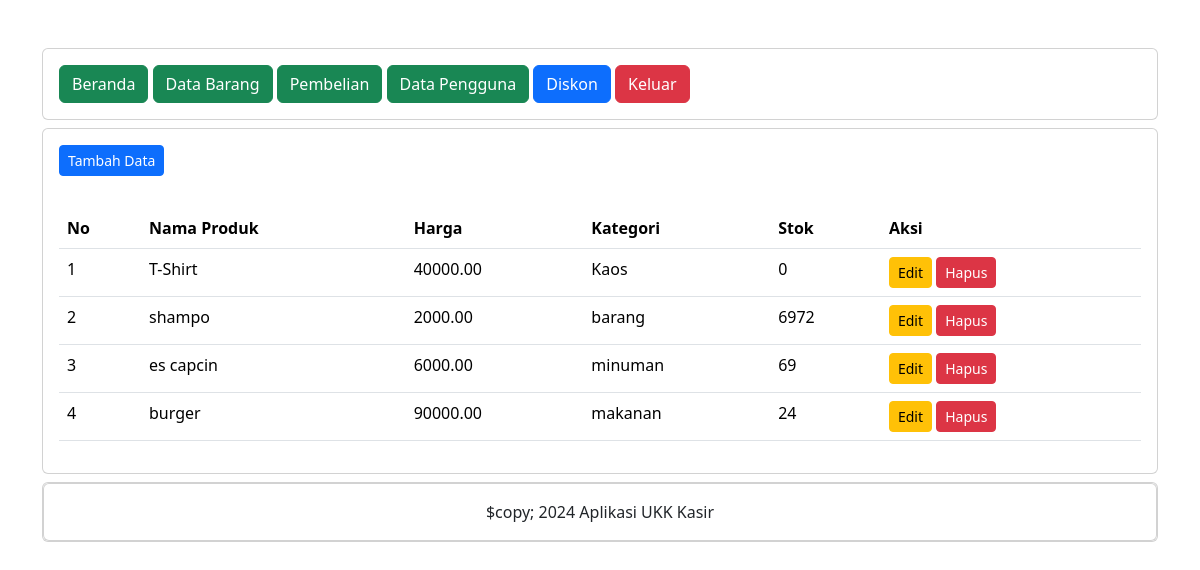
Page /administrator/data_barang.php (signed in) on the committed database.
### tables this page shows
CREATE TABLE `produk` (
  `produk_id` int(11) NOT NULL,
  `Nama` varchar(50) NOT NULL,
  `Harga` decimal(10,2) NOT NULL,
  `Kategori` text NOT NULL,
  `Stok` int(11) NOT NULL
);

### administrator/data_barang.php (the view, shortened to what this page needs)
<?php
include "header.php";
include "navbar.php";
?>
<div class="card mt-2">
    <div class="card-body">
        <button type="button" class="btn btn-primary btn-sm" data-bs-toggle="modal" data-bs-target="#tambah-data">
            Tambah Data
        </button>
    </div>
    <div class="card-body">
<table class="table">
    <thead>
        <tr>
            <th>No</th>
            <th>Nama Produk</th>
            <th>Harga</th>
            <th>Kategori</th>
            <th>Stok</th>
            <th>Aksi</th>
        </tr>
    </thead>
    <tbody>
        <?php
        include '../koneksi.php';
        $no = 1;
        $data = mysqli_query($koneksi, "SELECT * FROM produk");
        while($d = mysqli_fetch_array($data)){
            ?>
            <tr>
                <td><?php echo $no++; ?></td>
                <td><?php echo $d['Nama']; ?></td>
                <td><?php echo $d['Harga']; ?></td>
                <td><?php echo $d['Kategori']; ?></td>
                <td><?php echo $d['Stok']; ?></td>
                <td>
                    <button type="button" class="btn btn-warning btn-sm" data-bs-toggle="modal" data-bs-target="#edit-data<?php echo $d['produk_id'] ?>">
                    Edit
                    </button>
                    <button type="button" class="btn btn-danger btn-sm" data-bs-toggle="modal" data-bs-target="#hapus-data<?php echo $d['produk_id'] ?>">
                    Hapus
                    </button>
                </td>
            </tr>
            <div class="modal fade" id="hapus-data<?php echo $d['produk_id']; ?>" tabindex="-1" aria-labelledby="exampleModalLabel" aria-hidden="true">
                <?php } ?>
    </tbody>
</table>
</div>
        </div>
<?php
include "footer.php";
?>

### administrator/header.php (shortened to what this page needs)
<!DOCTYPE html>
<html lang="en">
<head>
    <link href="https://cdn.jsdelivr.net/npm/bootstrap@5.3.2/dist/css/bootstrap.min.css" rel="stylesheet">
</head>
<body>
    <div class="container">
        <div class="content">

### administrator/navbar.php
<div class="card mt-5">
    <div class="card-body">
        <a href="index.php" class="btn btn-success"> Beranda </a>
        <a href="data_barang.php" class="btn btn-success"> Data Barang </a>
        <a href="pembelian.php" class="btn btn-success"> Pembelian </a>
        <a href="data_pengguna.php" class="btn btn-success"> Data Pengguna </a>
        <a href="diskon.php" class="btn btn-primary"> Diskon </a>
        <a href="../logout.php" class="btn btn-danger"> Keluar </a>
    </div>
</div>

### administrator/footer.php (shortened to what this page needs)
<div class="card mt-2 mb-5">
    <div class="card">
        <div class="card-body text-center">
            $copy; 2024 Aplikasi UKK Kasir
        </div>
    </div>
</div>
</div>
</div>
</body>
</html>

### rows in the picture
produk: Nama "T-Shirt", Harga "40000.00", Kategori "Kaos", Stok "0"
produk: Nama "shampo", Harga "2000.00", Kategori "barang", Stok "6972"
produk: Nama "es capcin", Harga "6000.00", Kategori "minuman", Stok "69"
produk: Nama "burger", Harga "90000.00", Kategori "makanan", Stok "24"
